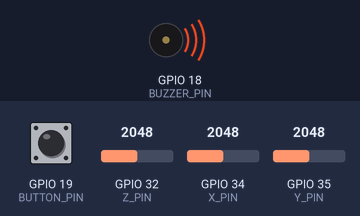
A sketch run on a simulated ESP32. On the bench: buzzer (waves = sounding, pin HIGH). The inputs (shaded band) are chosen by the test bench; at power-on: GPIO 19 (BUTTON_PIN) HIGH, GPIO 32 (Z_PIN) = 2048, GPIO 34 (X_PIN) = 2048, GPIO 35 (Y_PIN) = 2048. WiFi joins after 1.5 s; servers stay silent unless stated; what the sketch prints to the serial monitor is not drawn.

Above: at 3.7 s.
At 12.9 s:
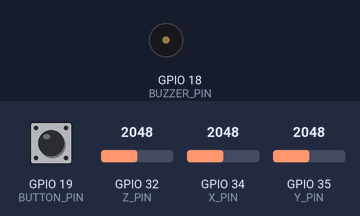
Timing chart, 0 to 14.4 s (numbered marks = the images above):
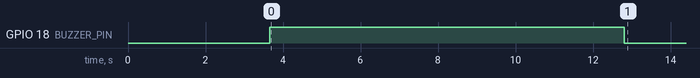

Measured:
- by itself, GPIO 18 (BUZZER_PIN): LOW → HIGH at 3.7 s, → LOW 9.2 s later

The sketch:

sketch_jan16a.ino
```cpp
#include <WiFi.h>
#include <Firebase_ESP_Client.h>
#include <math.h>

/* ================= WIFI ================= */
#define WIFI_SSID     "Gorkhas"
#define WIFI_PASSWORD "6577edrs"

/* =============== FIREBASE =============== */
#define API_KEY "AIzaSyBmaiOH5qBnvWf-LVNWFLCpRojH1KOuh3U"
#define DATABASE_URL "https://chethana-55ad9-default-rtdb.firebaseio.com/"

/* =============== HARDWARE =============== */
// Accelerometer (example: ADXL335)
#define X_PIN 34
#define Y_PIN 35
#define Z_PIN 32

#define BUZZER_PIN 18   // D18
#define BUTTON_PIN 19   // D19

#define FALL_THRESHOLD 3500

/* =============== FIREBASE OBJECTS =============== */
FirebaseData fbdo;
FirebaseAuth auth;
FirebaseConfig config;

bool signupOK = false;
String lastStatus = "SAFE";

/* ================================================= */

void sendToFirebase(String status) {
  if (Firebase.RTDB.setString(&fbdo, "/thanal_device/status", status)) {
    Serial.println("Sent to Firebase: " + status);
  } else {
    Serial.print("Firebase Error: ");
    Serial.println(fbdo.errorReason());
  }
}

/* ================================================= */

void setup() {
  Serial.begin(115200);
  delay(2000);

  Serial.println("Booting ESP32...");

  pinMode(BUZZER_PIN, OUTPUT);
  digitalWrite(BUZZER_PIN, LOW);

  pinMode(BUTTON_PIN, INPUT_PULLUP);

  /* -------- WIFI -------- */
  WiFi.begin(WIFI_SSID, WIFI_PASSWORD);
  Serial.print("Connecting to WiFi");

  while (WiFi.status() != WL_CONNECTED) {
    Serial.print(".");
    delay(500);
  }
  Serial.println("\nWiFi Connected");

  /* -------- FIREBASE -------- */
  config.api_key = API_KEY;
  config.database_url = DATABASE_URL;

  if (Firebase.signUp(&config, &auth, "", "")) {
    Serial.println("Firebase SignUp OK");
    signupOK = true;
  } else {
    Serial.println("Firebase SignUp FAILED");
    Serial.println(config.signer.signupError.message.c_str());
  }

  Firebase.begin(&config, &auth);
  Firebase.reconnectWiFi(true);

  sendToFirebase("SAFE");
  Serial.println("System Ready");
}

/* ================================================= */

void loop() {
  if (!signupOK) return;

  int x = analogRead(X_PIN);
  int y = analogRead(Y_PIN);
  int z = analogRead(Z_PIN);

  long magnitude = sqrt((long)x * x + (long)y * y + (long)z * z);

  Serial.print("Magnitude: ");
  Serial.println(magnitude);

  /* ---------- FALL DETECTION ---------- */
  if (magnitude > FALL_THRESHOLD && lastStatus != "ALERT") {
    Serial.println("⚠ FALL DETECTED");

    digitalWrite(BUZZER_PIN, HIGH);
    sendToFirebase("ALERT");
    delay(9000);
    digitalWrite(BUZZER_PIN, LOW);

    lastStatus = "ALERT";
  }

  /* ---------- HELP BUTTON ---------- */
  if (digitalRead(BUTTON_PIN) == LOW && lastStatus != "HELP") {
    Serial.println("HELP BUTTON PRESSED");

    sendToFirebase("HELP");

    for (int i = 0; i < 3; i++) {
      digitalWrite(BUZZER_PIN, HIGH); delay(150);
      digitalWrite(BUZZER_PIN, LOW);  delay(150);
    }

    lastStatus = "HELP";
    delay(9000);
  }

  /* ---------- SAFE STATE ---------- */
  if (digitalRead(BUTTON_PIN) == HIGH && magnitude < FALL_THRESHOLD) {
    if (lastStatus != "SAFE") {
      sendToFirebase("SAFE");
      lastStatus = "SAFE";
      Serial.println("System SAFE");
    }
  }

  delay(500);
}
```
